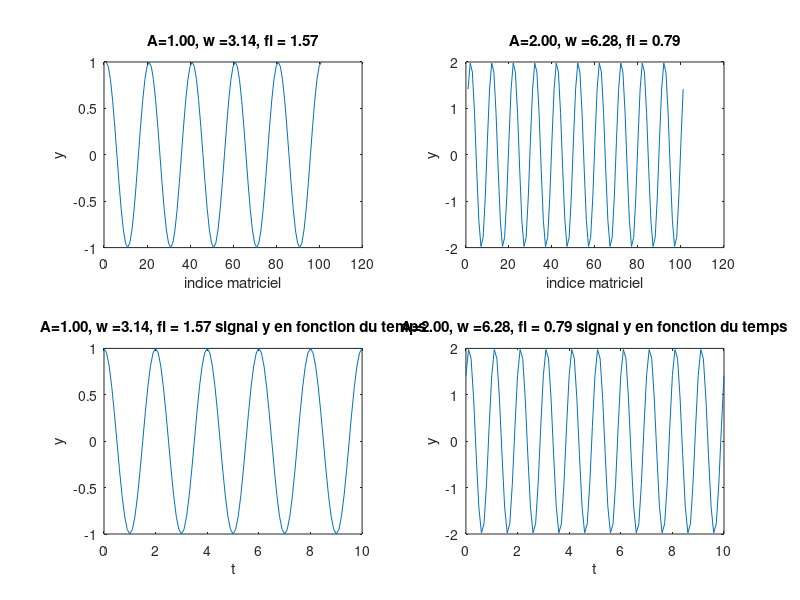

Here is the MATLAB script that generated this plot:
clear alll;close all;
X= [0:1.3:10];

set(gcf,'numbertitle','off','name','Annexe 1 ')

t  = 0:0.1:10;
A  = [1,2];
w  = [pi,2*pi];
fi = [pi/2, pi/4];

n  = length(A);

for i =1:n
   subplot(2,n,i);
   
   y = A(i).*sin(w(i).*t + fi(i)); 
   plot(y);
   xlabel('indice matriciel');
   ylabel('y');
   str = sprintf('A=%.2f, w =%.2f, fi = %.2f', A(i),w(i), fi(i));
   title(str);
   
   subplot(2,n,n+i);
   str= strcat(str,' signal y en fonction du temps')
   plot(t,y);
   title(str);
   xlabel('t');
   ylabel('y');
end